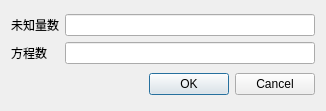
<?xml version="1.0" encoding="UTF-8"?>
<ui version="4.0">
 <class>CreateSystemOfLinearEquationsCalculatorDialogClass</class>
 <widget class="QDialog" name="CreateSystemOfLinearEquationsCalculatorDialogClass">
  <property name="geometry">
   <rect>
    <x>0</x>
    <y>0</y>
    <width>326</width>
    <height>111</height>
   </rect>
  </property>
  <property name="windowTitle">
   <string notr="true">新线性方程组</string>
  </property>
  <layout class="QGridLayout" name="gridLayout_2">
   <item row="0" column="0">
    <layout class="QGridLayout" name="gridLayout">
     <item row="0" column="0">
      <widget class="QLabel" name="label">
       <property name="text">
        <string notr="true">未知量数</string>
       </property>
      </widget>
     </item>
     <item row="0" column="1">
      <widget class="QLineEdit" name="lineEditUnknowns">
       <property name="contextMenuPolicy">
        <enum>Qt::NoContextMenu</enum>
       </property>
       <property name="text">
        <string notr="true"/>
       </property>
      </widget>
     </item>
     <item row="1" column="0">
      <widget class="QLabel" name="label_2">
       <property name="text">
        <string notr="true">方程数</string>
       </property>
      </widget>
     </item>
     <item row="1" column="1">
      <widget class="QLineEdit" name="lineEditEquations">
       <property name="contextMenuPolicy">
        <enum>Qt::NoContextMenu</enum>
       </property>
       <property name="text">
        <string notr="true"/>
       </property>
      </widget>
     </item>
    </layout>
   </item>
   <item row="1" column="0">
    <widget class="QDialogButtonBox" name="buttonBox">
     <property name="standardButtons">
      <set>QDialogButtonBox::Cancel|QDialogButtonBox::Ok</set>
     </property>
    </widget>
   </item>
  </layout>
 </widget>
 <layoutdefault spacing="6" margin="11"/>
 <resources/>
 <connections/>
</ui>
